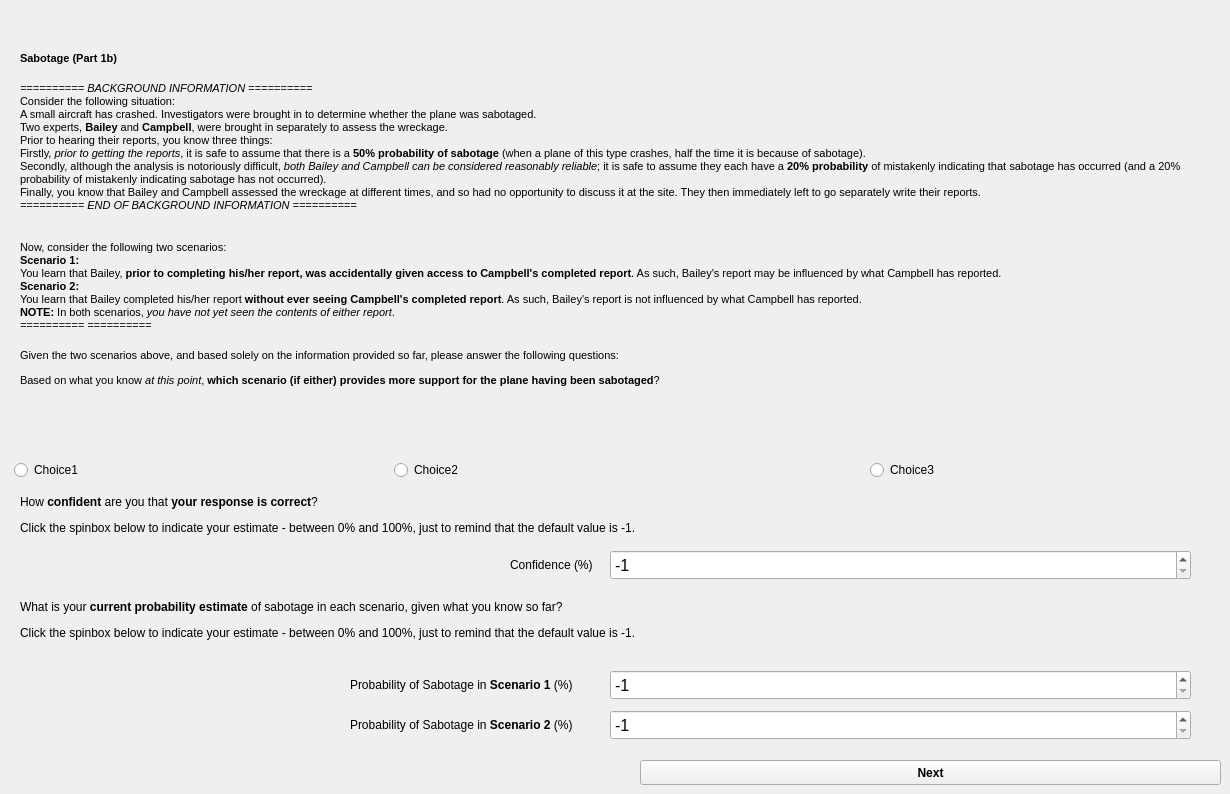
    <widget class="QWidget" name="E1_P1b">
     <widget class="QWidget" name="gridLayoutWidget_5">
      <property name="geometry">
       <rect>
        <x>20</x>
        <y>0</y>
        <width>1171</width>
        <height>441</height>
       </rect>
      </property>
      <layout class="QGridLayout" name="E1_P1b_layout">
       <property name="sizeConstraint">
        <enum>QLayout::SetMinimumSize</enum>
       </property>
       <item row="1" column="0" colspan="2">
        <widget class="QLabel" name="E1_P1b_instruction_lbl">
         <property name="maximumSize">
          <size>
           <width>1169</width>
           <height>430</height>
          </size>
         </property>
         <property name="font">
          <font>
           <family>Arial</family>
           <pointsize>11</pointsize>
          </font>
         </property>
         <property name="locale">
          <locale language="English" country="UnitedKingdom"/>
         </property>
         <property name="text">
          <string>&lt;html&gt;&lt;head/&gt;&lt;body&gt;&lt;p&gt;&lt;span style=&quot; font-size:8pt; font-weight:600;&quot;&gt;Sabotage (Part 1b)&lt;/span&gt;&lt;span style=&quot; font-size:8pt;&quot;&gt;&lt;br/&gt;&lt;br/&gt;&lt;/span&gt;&lt;span style=&quot; font-size:8pt; font-style:italic;&quot;&gt;========== BACKGROUND INFORMATION ========== &lt;/span&gt;&lt;span style=&quot; font-size:8pt;&quot;&gt;&lt;br/&gt;Consider the following situation:&lt;br/&gt;A small aircraft has crashed. Investigators were brought in to determine whether the plane was sabotaged.&lt;br/&gt;Two experts, &lt;/span&gt;&lt;span style=&quot; font-size:8pt; font-weight:600;&quot;&gt;Bailey&lt;/span&gt;&lt;span style=&quot; font-size:8pt;&quot;&gt; and &lt;/span&gt;&lt;span style=&quot; font-size:8pt; font-weight:600;&quot;&gt;Campbell&lt;/span&gt;&lt;span style=&quot; font-size:8pt;&quot;&gt;, were brought in separately to assess the wreckage. &lt;br/&gt;Prior to hearing their reports, you know three things:&lt;br/&gt;Firstly, &lt;/span&gt;&lt;span style=&quot; font-size:8pt; font-style:italic;&quot;&gt;prior to getting the reports&lt;/span&gt;&lt;span style=&quot; font-size:8pt;&quot;&gt;, it is safe to assume that there is a &lt;/span&gt;&lt;span style=&quot; font-size:8pt; font-weight:600;&quot;&gt;50% probability of sabotage&lt;/span&gt;&lt;span style=&quot; font-size:8pt;&quot;&gt; (when a plane of this type crashes, half the time it is because of sabotage).&lt;br/&gt;Secondly, although the analysis is notoriously difficult, &lt;/span&gt;&lt;span style=&quot; font-size:8pt; font-style:italic;&quot;&gt;both Bailey and Campbell can be considered reasonably reliable&lt;/span&gt;&lt;span style=&quot; font-size:8pt;&quot;&gt;; it is safe to assume they each have a &lt;/span&gt;&lt;span style=&quot; font-size:8pt; font-weight:600;&quot;&gt;20% probability&lt;/span&gt;&lt;span style=&quot; font-size:8pt;&quot;&gt; of mistakenly indicating that sabotage has occurred (and a 20% probability of mistakenly indicating sabotage has not occurred).&lt;br/&gt;Finally, you know that Bailey and Campbell assessed the wreckage at different times, and so had no opportunity to discuss it at the site. They then immediately left to go separately write their reports.&lt;br/&gt;&lt;/span&gt;&lt;span style=&quot; font-size:8pt; font-style:italic;&quot;&gt;========== END OF BACKGROUND INFORMATION ========== &lt;/span&gt;&lt;span style=&quot; font-size:8pt;&quot;/&gt;&lt;/p&gt;&lt;p&gt;&lt;span style=&quot; font-size:8pt;&quot;&gt;&lt;br/&gt;Now, consider the following two scenarios:&lt;br/&gt;&lt;/span&gt;&lt;span style=&quot; font-size:8pt; font-weight:600;&quot;&gt;Scenario 1:&lt;/span&gt;&lt;span style=&quot; font-size:8pt;&quot;&gt;&lt;br/&gt;You learn that Bailey, &lt;/span&gt;&lt;span style=&quot; font-size:8pt; font-weight:600;&quot;&gt;prior to completing his/her report, was accidentally given access to Campbell's completed report&lt;/span&gt;&lt;span style=&quot; font-size:8pt;&quot;&gt;. As such, Bailey's report may be influenced by what Campbell has reported.&lt;br/&gt;&lt;/span&gt;&lt;span style=&quot; font-size:8pt; font-weight:600;&quot;&gt;Scenario 2:&lt;/span&gt;&lt;span style=&quot; font-size:8pt;&quot;&gt;&lt;br/&gt;You learn that Bailey completed his/her report &lt;/span&gt;&lt;span style=&quot; font-size:8pt; font-weight:600;&quot;&gt;without ever seeing Campbell's completed report&lt;/span&gt;&lt;span style=&quot; font-size:8pt;&quot;&gt;. As such, Bailey's report is not influenced by what Campbell has reported.&lt;br/&gt;&lt;/span&gt;&lt;span style=&quot; font-size:8pt; font-weight:600;&quot;&gt;NOTE:&lt;/span&gt;&lt;span style=&quot; font-size:8pt;&quot;&gt; In both scenarios, &lt;/span&gt;&lt;span style=&quot; font-size:8pt; font-style:italic;&quot;&gt;you have not yet seen the contents of either report&lt;/span&gt;&lt;span style=&quot; font-size:8pt;&quot;&gt;.&lt;br/&gt;&lt;/span&gt;&lt;span style=&quot; font-size:8pt; font-style:italic;&quot;&gt;========== ========== &lt;/span&gt;&lt;span style=&quot; font-size:8pt;&quot;&gt;&lt;br/&gt;&lt;br/&gt;Given the two scenarios above, and based solely on the information provided so far, please answer the following questions: &lt;/span&gt;&lt;/p&gt;&lt;p&gt;&lt;span style=&quot; font-size:8pt;&quot;&gt;Based on what you know &lt;/span&gt;&lt;span style=&quot; font-size:8pt; font-style:italic;&quot;&gt;at this point&lt;/span&gt;&lt;span style=&quot; font-size:8pt;&quot;&gt;, &lt;/span&gt;&lt;span style=&quot; font-size:8pt; font-weight:600;&quot;&gt;which scenario (if either) provides more support for the plane having been sabotaged&lt;/span&gt;&lt;span style=&quot; font-size:8pt;&quot;&gt;? &lt;/span&gt;&lt;/p&gt;&lt;/body&gt;&lt;/html&gt;</string>
         </property>
         <property name="wordWrap">
          <bool>true</bool>
         </property>
        </widget>
       </item>
      </layout>
     </widget>
     <widget class="QRadioButton" name="E1_P1b_choice1">
      <property name="geometry">
       <rect>
        <x>14</x>
        <y>460</y>
        <width>231</width>
        <height>20</height>
       </rect>
      </property>
      <property name="text">
       <string>Choice1</string>
      </property>
     </widget>
     <widget class="QRadioButton" name="E1_P1b_choice2">
      <property name="geometry">
       <rect>
        <x>394</x>
        <y>460</y>
        <width>231</width>
        <height>20</height>
       </rect>
      </property>
      <property name="text">
       <string>Choice2</string>
      </property>
     </widget>
     <widget class="QRadioButton" name="E1_P1b_choice3">
      <property name="geometry">
       <rect>
        <x>870</x>
        <y>460</y>
        <width>231</width>
        <height>20</height>
       </rect>
      </property>
      <property name="text">
       <string>Choice3</string>
      </property>
     </widget>
     <widget class="QLabel" name="E1_P1b_confidence_question_lbl">
      <property name="geometry">
       <rect>
        <x>20</x>
        <y>490</y>
        <width>1169</width>
        <height>51</height>
       </rect>
      </property>
      <property name="maximumSize">
       <size>
        <width>1169</width>
        <height>430</height>
       </size>
      </property>
      <property name="font">
       <font>
        <family>Arial</family>
        <pointsize>11</pointsize>
       </font>
      </property>
      <property name="locale">
       <locale language="English" country="UnitedKingdom"/>
      </property>
      <property name="text">
       <string>&lt;html&gt;&lt;head/&gt;&lt;body&gt;&lt;p&gt;&lt;span style=&quot; font-size:9pt;&quot;&gt;How &lt;/span&gt;&lt;span style=&quot; font-size:9pt; font-weight:600;&quot;&gt;confident&lt;/span&gt;&lt;span style=&quot; font-size:9pt;&quot;&gt; are you that &lt;/span&gt;&lt;span style=&quot; font-size:9pt; font-weight:600;&quot;&gt;your response is correct&lt;/span&gt;&lt;span style=&quot; font-size:9pt;&quot;&gt;? &lt;/span&gt;&lt;/p&gt;&lt;p&gt;&lt;span style=&quot; font-size:9pt;&quot;&gt;Click the spinbox below to indicate your estimate - between 0% and 100%, just to remind that the default value is -1.&lt;/span&gt;&lt;/p&gt;&lt;/body&gt;&lt;/html&gt;</string>
      </property>
      <property name="wordWrap">
       <bool>true</bool>
      </property>
     </widget>
     <widget class="QSpinBox" name="E1_P1b_confidence_sbx">
      <property name="geometry">
       <rect>
        <x>610</x>
        <y>550</y>
        <width>581</width>
        <height>30</height>
       </rect>
      </property>
      <property name="maximumSize">
       <size>
        <width>581</width>
        <height>30</height>
       </size>
      </property>
      <property name="font">
       <font>
        <family>Arial</family>
        <pointsize>12</pointsize>
       </font>
      </property>
      <property name="minimum">
       <number>-1</number>
      </property>
      <property name="maximum">
       <number>100</number>
      </property>
      <property name="value">
       <number>-1</number>
      </property>
     </widget>
     <widget class="QLabel" name="E1_P1b_probability_instruction_lbl">
      <property name="geometry">
       <rect>
        <x>20</x>
        <y>590</y>
        <width>1169</width>
        <height>61</height>
       </rect>
      </property>
      <property name="maximumSize">
       <size>
        <width>1169</width>
        <height>430</height>
       </size>
      </property>
      <property name="font">
       <font>
        <family>Arial</family>
        <pointsize>11</pointsize>
       </font>
      </property>
      <property name="locale">
       <locale language="English" country="UnitedKingdom"/>
      </property>
      <property name="text">
       <string>&lt;html&gt;&lt;head/&gt;&lt;body&gt;&lt;p&gt;&lt;span style=&quot; font-family:'Calibri','sans-serif'; font-size:9pt;&quot;&gt;What is your &lt;/span&gt;&lt;span style=&quot; font-family:'Calibri','sans-serif'; font-size:9pt; font-weight:600;&quot;&gt;current probability estimate&lt;/span&gt;&lt;span style=&quot; font-family:'Calibri','sans-serif'; font-size:9pt;&quot;&gt; of sabotage in each scenario, given what you know so far?&lt;/span&gt;&lt;/p&gt;&lt;p&gt;&lt;span style=&quot; font-size:9pt;&quot;&gt;Click the spinbox below to indicate your estimate - between 0% and 100%, just to remind that the default value is -1.&lt;/span&gt;&lt;/p&gt;&lt;/body&gt;&lt;/html&gt;</string>
      </property>
      <property name="wordWrap">
       <bool>true</bool>
      </property>
     </widget>
     <widget class="QLabel" name="E1_P1b_probability_scenario1_lbl">
      <property name="geometry">
       <rect>
        <x>350</x>
        <y>670</y>
        <width>261</width>
        <height>31</height>
       </rect>
      </property>
      <property name="maximumSize">
       <size>
        <width>1169</width>
        <height>430</height>
       </size>
      </property>
      <property name="font">
       <font>
        <family>Arial</family>
        <pointsize>11</pointsize>
       </font>
      </property>
      <property name="locale">
       <locale language="English" country="UnitedKingdom"/>
      </property>
      <property name="text">
       <string>&lt;html&gt;&lt;head/&gt;&lt;body&gt;&lt;p&gt;&lt;span style=&quot; font-family:'Calibri','sans-serif'; font-size:9pt;&quot;&gt;Probability of Sabotage in &lt;/span&gt;&lt;span style=&quot; font-family:'Calibri','sans-serif'; font-size:9pt; font-weight:600;&quot;&gt;Scenario 1&lt;/span&gt;&lt;span style=&quot; font-family:'Calibri','sans-serif'; font-size:9pt;&quot;&gt; (%)&lt;/span&gt;&lt;/p&gt;&lt;/body&gt;&lt;/html&gt;</string>
      </property>
      <property name="wordWrap">
       <bool>true</bool>
      </property>
     </widget>
     <widget class="QLabel" name="E1_P1b_confidence_lbl">
      <property name="geometry">
       <rect>
        <x>510</x>
        <y>550</y>
        <width>101</width>
        <height>31</height>
       </rect>
      </property>
      <property name="maximumSize">
       <size>
        <width>1169</width>
        <height>430</height>
       </size>
      </property>
      <property name="font">
       <font>
        <family>Arial</family>
        <pointsize>11</pointsize>
       </font>
      </property>
      <property name="locale">
       <locale language="English" country="UnitedKingdom"/>
      </property>
      <property name="text">
       <string>&lt;html&gt;&lt;head/&gt;&lt;body&gt;&lt;p&gt;&lt;span style=&quot; font-family:'Calibri','sans-serif'; font-size:9pt;&quot;&gt;Confidence (%)&lt;/span&gt;&lt;/p&gt;&lt;/body&gt;&lt;/html&gt;</string>
      </property>
      <property name="wordWrap">
       <bool>true</bool>
      </property>
     </widget>
     <widget class="QLabel" name="E1_P1b_probability_scenario2_lbl">
      <property name="geometry">
       <rect>
        <x>350</x>
        <y>710</y>
        <width>261</width>
        <height>31</height>
       </rect>
      </property>
      <property name="maximumSize">
       <size>
        <width>1169</width>
        <height>430</height>
       </size>
      </property>
      <property name="font">
       <font>
        <family>Arial</family>
        <pointsize>11</pointsize>
       </font>
      </property>
      <property name="locale">
       <locale language="English" country="UnitedKingdom"/>
      </property>
      <property name="text">
       <string>&lt;html&gt;&lt;head/&gt;&lt;body&gt;&lt;p&gt;&lt;span style=&quot; font-family:'Calibri','sans-serif'; font-size:9pt;&quot;&gt;Probability of Sabotage in &lt;/span&gt;&lt;span style=&quot; font-family:'Calibri','sans-serif'; font-size:9pt; font-weight:600;&quot;&gt;Scenario 2&lt;/span&gt;&lt;span style=&quot; font-family:'Calibri','sans-serif'; font-size:9pt;&quot;&gt; (%)&lt;/span&gt;&lt;/p&gt;&lt;/body&gt;&lt;/html&gt;</string>
      </property>
      <property name="wordWrap">
       <bool>true</bool>
      </property>
     </widget>
     <widget class="QSpinBox" name="E1_P1b_probability_scenario1_sbx">
      <property name="geometry">
       <rect>
        <x>610</x>
        <y>670</y>
        <width>581</width>
        <height>30</height>
       </rect>
      </property>
      <property name="maximumSize">
       <size>
        <width>581</width>
        <height>30</height>
       </size>
      </property>
      <property name="font">
       <font>
        <family>Arial</family>
        <pointsize>12</pointsize>
       </font>
      </property>
      <property name="minimum">
       <number>-1</number>
      </property>
      <property name="maximum">
       <number>100</number>
      </property>
      <property name="value">
       <number>-1</number>
      </property>
     </widget>
     <widget class="QSpinBox" name="E1_P1b_probability_scenario2_sbx">
      <property name="geometry">
       <rect>
        <x>610</x>
        <y>710</y>
        <width>581</width>
        <height>30</height>
       </rect>
      </property>
      <property name="maximumSize">
       <size>
        <width>581</width>
        <height>30</height>
       </size>
      </property>
      <property name="font">
       <font>
        <family>Arial</family>
        <pointsize>12</pointsize>
       </font>
      </property>
      <property name="minimum">
       <number>-1</number>
      </property>
      <property name="maximum">
       <number>100</number>
      </property>
      <property name="value">
       <number>-1</number>
      </property>
     </widget>
     <widget class="QPushButton" name="E1_P1b_next_btn">
      <property name="geometry">
       <rect>
        <x>640</x>
        <y>760</y>
        <width>581</width>
        <height>25</height>
       </rect>
      </property>
      <property name="maximumSize">
       <size>
        <width>581</width>
        <height>25</height>
       </size>
      </property>
      <property name="font">
       <font>
        <family>Arial</family>
        <weight>75</weight>
        <bold>true</bold>
       </font>
      </property>
      <property name="text">
       <string>Next</string>
      </property>
     </widget>
    </widget>
